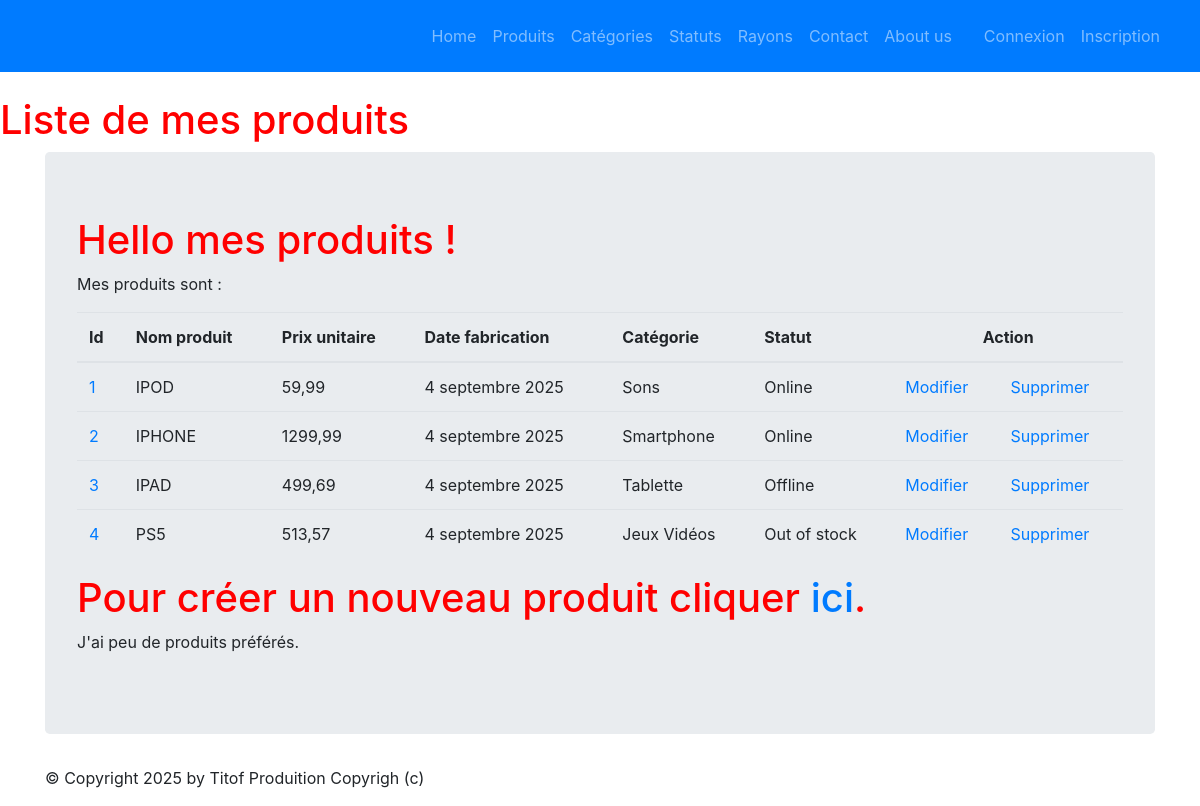
/monApp/produits/, run on an earlier commit of the app's database.
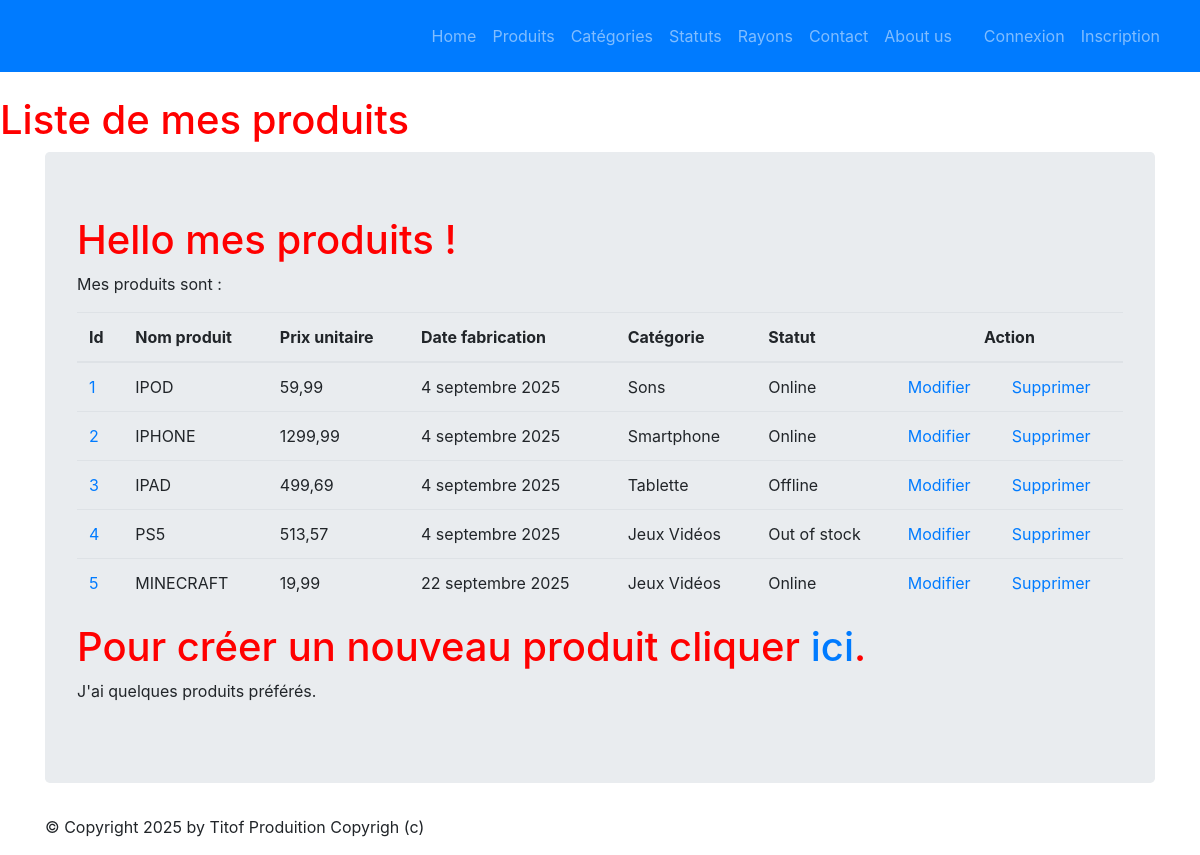
And on a later commit of the database.
### monApp/models.py (models this page shows, shortened)
class Produit(models.Model):
    refProd = models.AutoField(primary_key=True)
    intituleProd = models.CharField(max_length=200)
    prixUnitaireProd = models.DecimalField(max_digits=10, decimal_places=2)
    dateFabProd = models.DateField(default=date.today)
    categorie = models.ForeignKey(Categorie, on_delete=models.CASCADE, related_name="produits_categorie", null=True, blank=True)
    status = models.ForeignKey(Statut, on_delete=models.CASCADE, related_name="produits_status",null=True, blank=True)

class Categorie(models.Model):
    idCat = models.AutoField(primary_key=True)
    nomCat = models.CharField(max_length=100)
    def __str__(self):
        return self.nomCat

class Statut(models.Model):
    idStatus = models.AutoField(primary_key=True)
    libelleStatus = models.CharField(max_length=100)
    def __str__(self):
        return self.libelleStatus

### monApp/views.py (the view)
# urls.py: path("produits/", views.ProduitListView.as_view(), name="lst_prdts"),
class ProduitListView(ListView):
    model = Produit
    template_name = "monApp/list_produits.html"
    context_object_name = "prdts"
    def get_context_data(self, **kwargs):
        context = super(ProduitListView, self).get_context_data(**kwargs)
        context['titremenu'] = "Liste de mes produits"
        return context

### monApp/templates/monApp/list_produits.html (shortened to what this page needs)
{% extends 'monApp/base.html' %}
{% block menu %}
    <h1>{{ titremenu }}</h1>
{% endblock %}
{% block contenu %}
    <h1>Hello mes produits !</h1>
    <p>Mes produits sont :</p>
    <table class="table">
        <thead>
            <th>Id</th>
            <th>Nom produit</th>
            <th>Prix unitaire</th>
            <th>Date fabrication</th>
            <th>Catégorie</th>
            <th>Statut</th>
            <th colspan="2" style="text-align: center;">Action</th>
        </thead>
        <tbody>
            {% for prdt in prdts %}
            <tr>
                <td><a href="{% url 'dtl_prdt' prdt.refProd %}">{{ prdt.refProd }}</a></td>
                <td>{{ prdt.intituleProd | upper }}</td>
                <td>{{ prdt.prixUnitaireProd }}</td>
                <td>{{ prdt.dateFabProd }}</td>
                <td>{{ prdt.categorie }}</td>
                <td>{{ prdt.status }}</td>
                <td><a href="{% url 'prdt-chng' prdt.refProd %}">Modifier</a></td>
                <td><a href="{% url 'dlt-prdt' prdt.refProd %}">Supprimer</a></td>
            </tr>
            {% endfor %}
        </tbody>
    </table>
    <h1>Pour créer un nouveau produit cliquer <a href="{% url 'crt-prdt' %}">ici</a>.</h1>
    <p>
        J'ai
        {% if prdts|length < 5 %}
            peu de
        {% elif prdts|length < 10 %}
            quelques
        {% else %}
            beaucoup de
        {% endif %}
            produits préférés.
    </p>
{% endblock %}

### monApp/templates/monApp/base.html (shortened to what this page needs)
<!DOCTYPE html>
{% load static %}
<html lang="fr">
<head>
    {% block styles %}
    <link rel="stylesheet" href="{% static 'styles.css' %}" />
    <link rel="stylesheet" href="{% static 'node_modules/bootstrap/dist/css/bootstrap.min.css' %}">
    {% endblock %}
</head>
<body>
    {% block nav %}
    <nav class="navbar navbar-expand-md navbar-dark bg-primary mb-4">
        <div class="collapse navbar-collapse" id="navbarNav">
            <ul class="navbar-nav ml-auto">
                <li class="nav-item">
                    <a class="nav-link" href="{% url 'home' %}">Home</a>
                </li>
                <li class="nav-item">
                    <a class="nav-link" href="{% url 'lst_prdts' %}">Produits</a>
                </li>
                <li class="nav-item">
                    <a class="nav-link" href="{% url 'lst_cats' %}">Catégories</a>
                </li>
                <li class="nav-item">
                    <a class="nav-link" href="{% url 'lst_stats' %}">Statuts</a>
                </li>
                <li class="nav-item">
                    <a class="nav-link" href="{% url 'lst_rayons' %}">Rayons</a>
                </li>
                <li class="nav-item">
                    <a class="nav-link" href="{% url 'contact' %}">Contact</a>
                </li>
                <li class="nav-item">
                    <a class="nav-link" href="{% url 'about' %}">About us</a>
                </li>
            </ul>
        </div>
        <div class="navbar" id="navbarNav">
            <ul class="navbar-nav ml-auto">
                {% if user.is_authenticated %}
                    <li class="nav-item">
                        <a class="nav-link" href="{% url 'logout' %}">Déconnexion</a>
                    </li>
                {%else%}
                    <li class="nav-item">
                        <a class="nav-link" href="{% url 'login' %}">Connexion</a>
                    </li>
                    <li class="nav-item">
                        <a class="nav-link" href="{% url 'register' %}">Inscription</a>
                    </li>
                {%endif%}
            </ul>
        </div>
    </nav>
    {% block menu %}{% endblock %}
    {% endblock %}
    <main role="main" class="container top-pushed">
        <div class="jumbotron">
            {% block contenu %}
            {% endblock %}
        </div>
    </main>
    <footer class="footer">
        <div class="container">
            <p>&copy; Copyright {% now "Y" %} by Titof Produition Copyrigh (c)</p>
        </div>
    </footer>
</body>
</html>

### static/styles.css (style rules this page uses)
h1 { color: red }
body { display: flex; flex-direction: column; }
main { flex: 1; }

What changed in the data, as far as the page shows it:
added Produit: refProd "5", intituleProd "MINECRAFT", prixUnitaireProd "19,99", dateFabProd "22 septembre 2025", categorie "Jeux Vidéos", status "Online"
Also different on the page:
text no longer shown: "peu de"
text now shown: "quelques"
